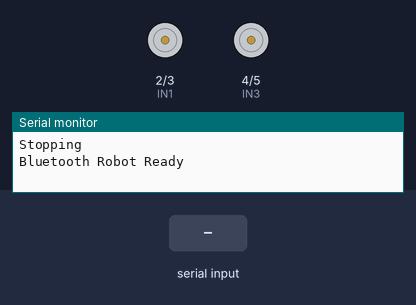
This sketch was run on a simulated Arduino Uno, built with avr-gcc and run on an emulated ATmega328P. Shown: motor-driver pin pairs drawn as motors (green arrow = first pin HIGH = forward, orange = second pin HIGH = backward, longer = more drive), the last lines printed to the serial monitor. The inputs (shaded band) are chosen by the test bench.

Above: at 1.2 s.
1.3 s: "F" received over the second serial link
At 2.3 s:
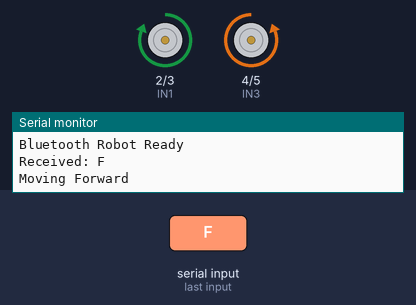
2.8 s: "B" received over the second serial link
At 3.5 s:
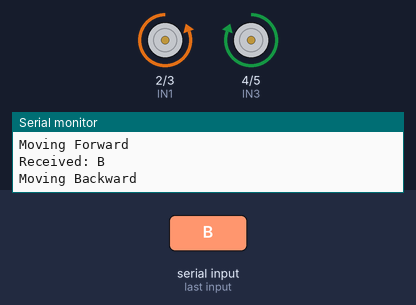
4.3 s: "L" received over the second serial link
At 4.6 s:
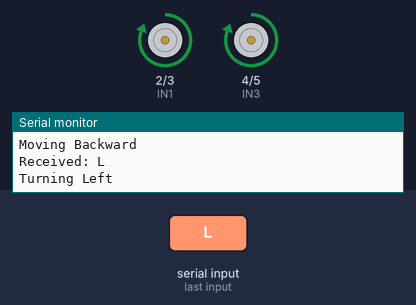
5.8 s: "R" received over the second serial link
At 7.0 s:
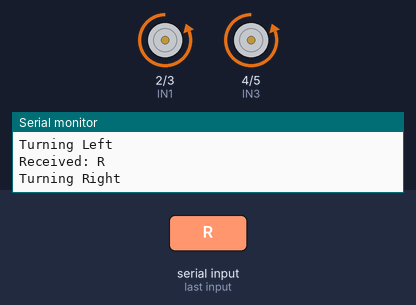
Timing chart, 0 to 8.3 s (numbered marks = the images above; inputs shaded):
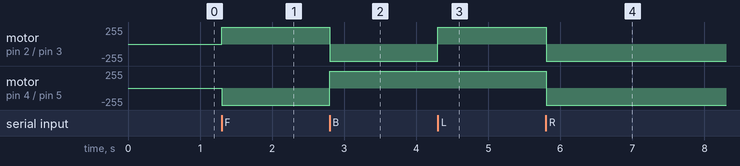

Measured:
- after the input at 1.3 s, motor on pin 2 (IN1) / pin 3 (IN2): stopped → forward 255/255 at once; motor on pin 4 (IN3) / pin 5 (IN4): stopped → backward 255/255 at once
- after the input at 2.8 s, motor on pin 2 (IN1) / pin 3 (IN2): forward 255/255 → backward 255/255 at once; motor on pin 4 (IN3) / pin 5 (IN4): backward 255/255 → forward 255/255 at once
- after the input at 4.3 s, motor on pin 2 (IN1) / pin 3 (IN2): backward 255/255 → forward 255/255 at once
- after the input at 5.8 s, motor on pin 2 (IN1) / pin 3 (IN2), motor on pin 4 (IN3) / pin 5 (IN4): forward 255/255 → backward 255/255 at once

The sketch:

code.ino
```cpp
#include <SoftwareSerial.h>

// Define Motor Driver Pins
#define IN1 2
#define IN2 3
#define IN3 4
#define IN4 5

// Define Bluetooth RX and TX pins
SoftwareSerial bt(11, 10); // RX, TX

// Variable to store Bluetooth command
char data;

void setup() {
  // Start Serial Communication for debugging
  Serial.begin(9600);

  // Initialize motor control pins as outputs
  pinMode(IN1, OUTPUT);
  pinMode(IN2, OUTPUT);
  pinMode(IN3, OUTPUT);
  pinMode(IN4, OUTPUT);

  // Set all motors to STOP initially
  stopRobot();

  // Initialize Bluetooth communication
  bt.begin(9600);
  Serial.println("Bluetooth Robot Ready");
}

void loop() {
  // Check if Bluetooth data is available
  if (bt.available()) {
    data = bt.read(); // Read the incoming Bluetooth command
    Serial.print("Received: ");
    Serial.println(data);

    // Perform action based on received command
    switch (data) {
      case 'F': // Forward
        forward();
        break;

      case 'B': // Backward
        reverse();
        break;

      case 'L': // Left
        left();
        break;

      case 'R': // Right
        right();
        break;

      case 'S': // Stop
        stopRobot();
        break;

      default:
        Serial.println("Invalid Command");
        stopRobot(); // Stop for invalid commands
        break;
    }
  }
  delay(100); // Short delay for responsiveness
}

// Function to move the robot forward
void forward() {
  digitalWrite(IN1, HIGH);
  digitalWrite(IN2, LOW);
  digitalWrite(IN3, LOW);
  digitalWrite(IN4, HIGH);
  Serial.println("Moving Forward");
}

// Function to move the robot backward
void reverse() {
  digitalWrite(IN1, LOW);
  digitalWrite(IN2, HIGH);
  digitalWrite(IN3, HIGH);
  digitalWrite(IN4, LOW);
  Serial.println("Moving Backward");
}

// Function to turn the robot left
void left() {
  digitalWrite(IN1, HIGH);
  digitalWrite(IN2, LOW);
  digitalWrite(IN3, HIGH);
  digitalWrite(IN4, LOW);
  Serial.println("Turning Left");
}

// Function to turn the robot right
void right() {
  digitalWrite(IN1, LOW);
  digitalWrite(IN2, HIGH);
  digitalWrite(IN3, LOW);
  digitalWrite(IN4, HIGH);
  Serial.println("Turning Right");
}

// Function to stop the robot
void stopRobot() {
  digitalWrite(IN1, LOW);
  digitalWrite(IN2, LOW);
  digitalWrite(IN3, LOW);
  digitalWrite(IN4, LOW);
  Serial.println("Stopping");
}
```
